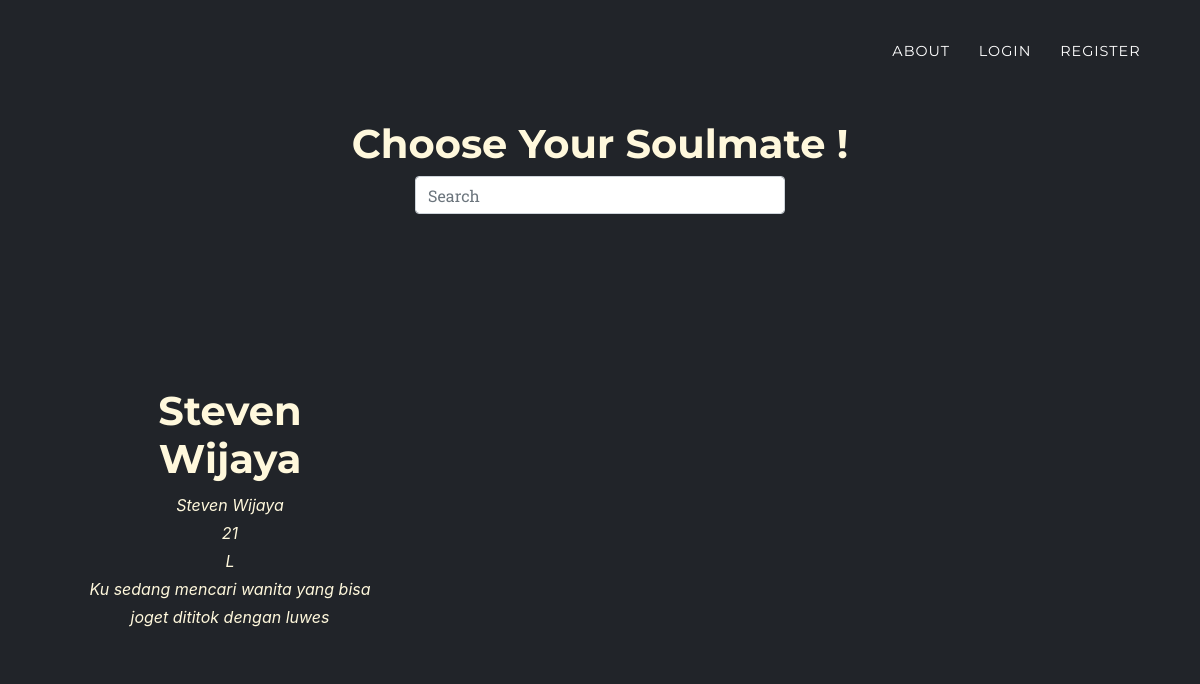
The page /project_ceh/sql_injection.php?cari_nama=Steven Wijaya  on the database its author committed.
### tables this page shows
CREATE TABLE `jodoh` (
  `id` int(255) NOT NULL,
  `Name` varchar(255) NOT NULL,
  `Age` varchar(255) NOT NULL,
  `Gender` varchar(255) NOT NULL,
  `Description` varchar(255) NOT NULL,
  `foto` varchar(255) NOT NULL
);

### project_ceh/sql_injection.php (the view, shortened to what this page needs)
<!DOCTYPE html>
<html lang="en">
<head>
  <?php
    include_once("include/db_connect.php");
    include_once("include/script.php");
    if(isset($_GET['cari_nama'])){
      $cari_nama = $_GET['cari_nama'];
      $query = "SELECT * FROM jodoh WHERE Name='$cari_nama'";
      $result = $conn->query($query);
    }else{
      $query = "SELECT * FROM jodoh";
      $result = $conn->query($query);
    }
  ?>
</head>
<body id="page-top" style="background-color: #212429; color: cornsilk;" class="black">
  <?php
    include_once("include/navbar.php");
  ?>
  <br><br><br><br><br>
  <h1 style="text-align:center;">Choose Your Soulmate !</h1>
  <form action="sql_injection.php" method="get">
    <div class="active-cyan-4 mb-4 col-4 container">
      <input class="form-control" name="cari_nama"type="text" placeholder="Search" aria-label="Search">
    </div>
  </form>
  <section class="page-section" id="portfolio">
    <div class="container">
    <?php
      while($row = $result->fetch_assoc()){
        echo'<div class="col-md-4 col-sm-6 portfolio-item">
                <div class="">
                </div>
                <img class="img-fluid" src="img/';echo $row['foto'].'" alt="" style="">
              <div class="portfolio-caption"style="background-color:#212429;">
                <h1>';echo $row['Name'].'</h1>
                <p>'.$row['Name'].'</p>
                <p>'.$row['Age'].'</p>
                <p>'.$row['Gender'].'</p>
                <p>'.$row['Description'].'</p>
              </div>
            </div>';
      }
    ?>
    </div>
  </section>
</body>
</html>

### rows shown on the page
jodoh: Name "Steven Wijaya", Age "21", Gender "L", Description "Ku sedang mencari wanita yang bisa joget dititok dengan luwes"
